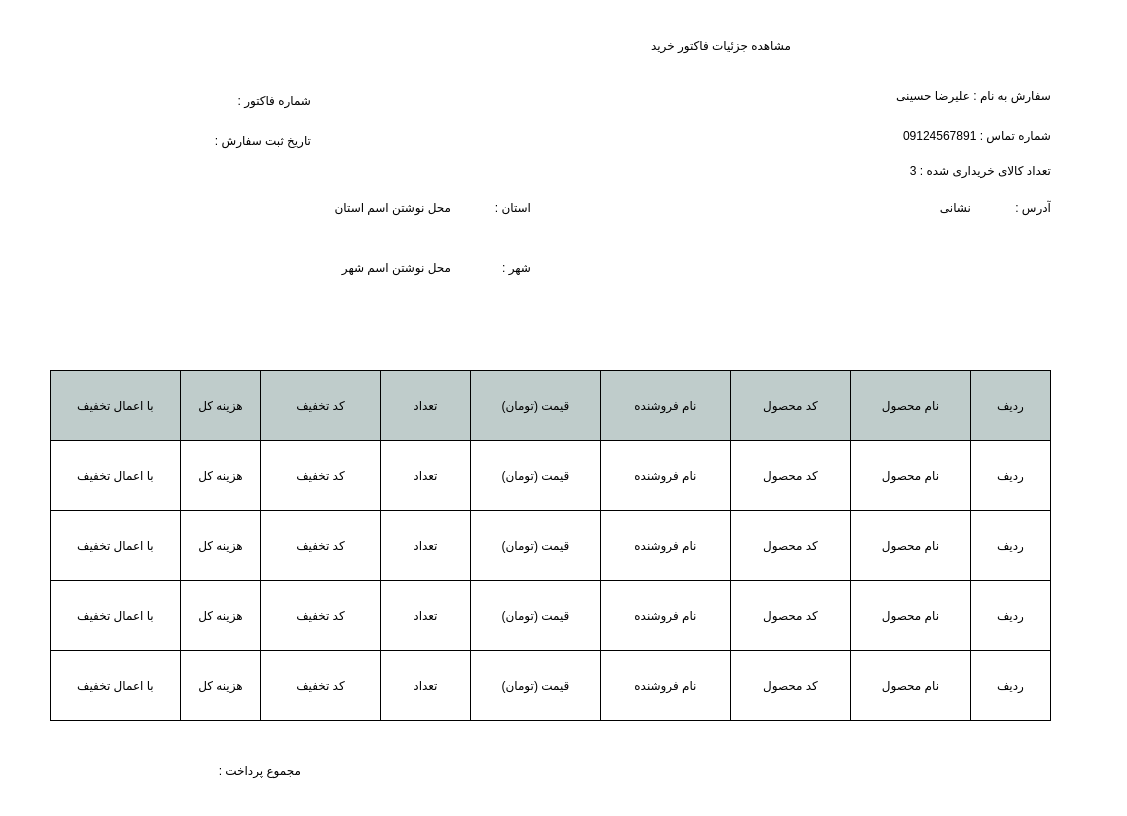
<?xml version="1.0" encoding="UTF-8"?>
<ui version="4.0">
 <class>mainWindow</class>
 <widget class="QDialog" name="mainWindow">
  <property name="geometry">
   <rect>
    <x>0</x>
    <y>0</y>
    <width>1127</width>
    <height>816</height>
   </rect>
  </property>
  <property name="windowTitle">
   <string>Dialog</string>
  </property>
  <property name="styleSheet">
   <string notr="true">#mainWindow{
background-color : #fff
}</string>
  </property>
  <widget class="QLabel" name="label">
   <property name="geometry">
    <rect>
     <x>350</x>
     <y>10</y>
     <width>441</width>
     <height>71</height>
    </rect>
   </property>
   <property name="styleSheet">
    <string notr="true">font: 28pt &quot;B narm&quot;;</string>
   </property>
   <property name="text">
    <string>مشاهده جزئیات فاکتور خرید</string>
   </property>
  </widget>
  <widget class="QLabel" name="label_2">
   <property name="geometry">
    <rect>
     <x>160</x>
     <y>80</y>
     <width>151</width>
     <height>41</height>
    </rect>
   </property>
   <property name="styleSheet">
    <string notr="true">font: 15pt &quot;B Nazanin&quot;;</string>
   </property>
   <property name="text">
    <string>شماره فاکتور :</string>
   </property>
  </widget>
  <widget class="QLabel" name="label_3">
   <property name="geometry">
    <rect>
     <x>150</x>
     <y>120</y>
     <width>161</width>
     <height>41</height>
    </rect>
   </property>
   <property name="styleSheet">
    <string notr="true">font: 15pt &quot;B Nazanin&quot;;</string>
   </property>
   <property name="text">
    <string>تاریخ ثبت سفارش :</string>
   </property>
  </widget>
  <widget class="QLabel" name="label_4">
   <property name="geometry">
    <rect>
     <x>140</x>
     <y>750</y>
     <width>161</width>
     <height>41</height>
    </rect>
   </property>
   <property name="styleSheet">
    <string notr="true">font: 15pt &quot;B Nazanin&quot;;</string>
   </property>
   <property name="text">
    <string>مجموع پرداخت :</string>
   </property>
  </widget>
  <widget class="QPushButton" name="pushButton">
   <property name="geometry">
    <rect>
     <x>850</x>
     <y>370</y>
     <width>121</width>
     <height>71</height>
    </rect>
   </property>
   <property name="styleSheet">
    <string notr="true">border:1px solid #000;
background-color: rgb(191, 204, 203);</string>
   </property>
   <property name="text">
    <string>نام محصول</string>
   </property>
  </widget>
  <widget class="QPushButton" name="pushButton_2">
   <property name="geometry">
    <rect>
     <x>730</x>
     <y>370</y>
     <width>121</width>
     <height>71</height>
    </rect>
   </property>
   <property name="styleSheet">
    <string notr="true">border:1px solid #000;
background-color: rgb(191, 204, 203);</string>
   </property>
   <property name="text">
    <string>کد محصول</string>
   </property>
  </widget>
  <widget class="QPushButton" name="pushButton_3">
   <property name="geometry">
    <rect>
     <x>600</x>
     <y>370</y>
     <width>131</width>
     <height>71</height>
    </rect>
   </property>
   <property name="styleSheet">
    <string notr="true">border:1px solid #000;
background-color: rgb(191, 204, 203);</string>
   </property>
   <property name="text">
    <string>نام فروشنده</string>
   </property>
  </widget>
  <widget class="QPushButton" name="pushButton_9">
   <property name="geometry">
    <rect>
     <x>50</x>
     <y>370</y>
     <width>131</width>
     <height>71</height>
    </rect>
   </property>
   <property name="styleSheet">
    <string notr="true">border:1px solid #000;
background-color: rgb(191, 204, 203);</string>
   </property>
   <property name="text">
    <string>با اعمال تخفیف</string>
   </property>
  </widget>
  <widget class="QPushButton" name="pushButton_7">
   <property name="geometry">
    <rect>
     <x>260</x>
     <y>370</y>
     <width>121</width>
     <height>71</height>
    </rect>
   </property>
   <property name="styleSheet">
    <string notr="true">border:1px solid #000;
background-color: rgb(191, 204, 203);</string>
   </property>
   <property name="text">
    <string>کد تخفیف</string>
   </property>
  </widget>
  <widget class="QPushButton" name="pushButton_8">
   <property name="geometry">
    <rect>
     <x>180</x>
     <y>370</y>
     <width>81</width>
     <height>71</height>
    </rect>
   </property>
   <property name="styleSheet">
    <string notr="true">border:1px solid #000;
background-color: rgb(191, 204, 203);</string>
   </property>
   <property name="text">
    <string>هزینه کل</string>
   </property>
  </widget>
  <widget class="QPushButton" name="pushButton_5">
   <property name="geometry">
    <rect>
     <x>470</x>
     <y>370</y>
     <width>131</width>
     <height>71</height>
    </rect>
   </property>
   <property name="styleSheet">
    <string notr="true">border:1px solid #000;
background-color: rgb(191, 204, 203);</string>
   </property>
   <property name="text">
    <string>قیمت (تومان)</string>
   </property>
  </widget>
  <widget class="QPushButton" name="pushButton_4">
   <property name="geometry">
    <rect>
     <x>970</x>
     <y>370</y>
     <width>81</width>
     <height>71</height>
    </rect>
   </property>
   <property name="styleSheet">
    <string notr="true">border:1px solid #000;
background-color: rgb(191, 204, 203);</string>
   </property>
   <property name="text">
    <string>ردیف</string>
   </property>
  </widget>
  <widget class="QPushButton" name="pushButton_6">
   <property name="geometry">
    <rect>
     <x>380</x>
     <y>370</y>
     <width>91</width>
     <height>71</height>
    </rect>
   </property>
   <property name="styleSheet">
    <string notr="true">border:1px solid #000;
background-color: rgb(191, 204, 203);</string>
   </property>
   <property name="text">
    <string>تعداد</string>
   </property>
  </widget>
  <widget class="QPushButton" name="pushButton_10">
   <property name="geometry">
    <rect>
     <x>970</x>
     <y>440</y>
     <width>81</width>
     <height>71</height>
    </rect>
   </property>
   <property name="styleSheet">
    <string notr="true">border:1px solid #000;
background-color: #fff;</string>
   </property>
   <property name="text">
    <string>ردیف</string>
   </property>
  </widget>
  <widget class="QPushButton" name="pushButton_11">
   <property name="geometry">
    <rect>
     <x>850</x>
     <y>440</y>
     <width>121</width>
     <height>71</height>
    </rect>
   </property>
   <property name="styleSheet">
    <string notr="true">border:1px solid #000;
background-color: #fff;</string>
   </property>
   <property name="text">
    <string>نام محصول</string>
   </property>
  </widget>
  <widget class="QPushButton" name="pushButton_12">
   <property name="geometry">
    <rect>
     <x>380</x>
     <y>440</y>
     <width>91</width>
     <height>71</height>
    </rect>
   </property>
   <property name="styleSheet">
    <string notr="true">border:1px solid #000;
background-color: #fff;</string>
   </property>
   <property name="text">
    <string>تعداد</string>
   </property>
  </widget>
  <widget class="QPushButton" name="pushButton_13">
   <property name="geometry">
    <rect>
     <x>260</x>
     <y>440</y>
     <width>121</width>
     <height>71</height>
    </rect>
   </property>
   <property name="styleSheet">
    <string notr="true">border:1px solid #000;
background-color: #fff;</string>
   </property>
   <property name="text">
    <string>کد تخفیف</string>
   </property>
  </widget>
  <widget class="QPushButton" name="pushButton_14">
   <property name="geometry">
    <rect>
     <x>180</x>
     <y>440</y>
     <width>81</width>
     <height>71</height>
    </rect>
   </property>
   <property name="styleSheet">
    <string notr="true">border:1px solid #000;
background-color: #fff;</string>
   </property>
   <property name="text">
    <string>هزینه کل</string>
   </property>
  </widget>
  <widget class="QPushButton" name="pushButton_15">
   <property name="geometry">
    <rect>
     <x>50</x>
     <y>440</y>
     <width>131</width>
     <height>71</height>
    </rect>
   </property>
   <property name="styleSheet">
    <string notr="true">border:1px solid #000;
background-color: #fff;</string>
   </property>
   <property name="text">
    <string>با اعمال تخفیف</string>
   </property>
  </widget>
  <widget class="QPushButton" name="pushButton_16">
   <property name="geometry">
    <rect>
     <x>470</x>
     <y>440</y>
     <width>131</width>
     <height>71</height>
    </rect>
   </property>
   <property name="styleSheet">
    <string notr="true">border:1px solid #000;
background-color: #fff;</string>
   </property>
   <property name="text">
    <string>قیمت (تومان)</string>
   </property>
  </widget>
  <widget class="QPushButton" name="pushButton_17">
   <property name="geometry">
    <rect>
     <x>600</x>
     <y>440</y>
     <width>131</width>
     <height>71</height>
    </rect>
   </property>
   <property name="styleSheet">
    <string notr="true">border:1px solid #000;
background-color: #fff;</string>
   </property>
   <property name="text">
    <string>نام فروشنده</string>
   </property>
  </widget>
  <widget class="QPushButton" name="pushButton_18">
   <property name="geometry">
    <rect>
     <x>730</x>
     <y>440</y>
     <width>121</width>
     <height>71</height>
    </rect>
   </property>
   <property name="styleSheet">
    <string notr="true">border:1px solid #000;
background-color: #fff;</string>
   </property>
   <property name="text">
    <string>کد محصول</string>
   </property>
  </widget>
  <widget class="QPushButton" name="pushButton_19">
   <property name="geometry">
    <rect>
     <x>470</x>
     <y>510</y>
     <width>131</width>
     <height>71</height>
    </rect>
   </property>
   <property name="styleSheet">
    <string notr="true">border:1px solid #000;
background-color: #fff;</string>
   </property>
   <property name="text">
    <string>قیمت (تومان)</string>
   </property>
  </widget>
  <widget class="QPushButton" name="pushButton_20">
   <property name="geometry">
    <rect>
     <x>380</x>
     <y>510</y>
     <width>91</width>
     <height>71</height>
    </rect>
   </property>
   <property name="styleSheet">
    <string notr="true">border:1px solid #000;
background-color: #fff;</string>
   </property>
   <property name="text">
    <string>تعداد</string>
   </property>
  </widget>
  <widget class="QPushButton" name="pushButton_21">
   <property name="geometry">
    <rect>
     <x>850</x>
     <y>510</y>
     <width>121</width>
     <height>71</height>
    </rect>
   </property>
   <property name="styleSheet">
    <string notr="true">border:1px solid #000;
background-color: #fff;</string>
   </property>
   <property name="text">
    <string>نام محصول</string>
   </property>
  </widget>
  <widget class="QPushButton" name="pushButton_22">
   <property name="geometry">
    <rect>
     <x>600</x>
     <y>510</y>
     <width>131</width>
     <height>71</height>
    </rect>
   </property>
   <property name="styleSheet">
    <string notr="true">border:1px solid #000;
background-color: #fff;</string>
   </property>
   <property name="text">
    <string>نام فروشنده</string>
   </property>
  </widget>
  <widget class="QPushButton" name="pushButton_23">
   <property name="geometry">
    <rect>
     <x>730</x>
     <y>510</y>
     <width>121</width>
     <height>71</height>
    </rect>
   </property>
   <property name="styleSheet">
    <string notr="true">border:1px solid #000;
background-color: #fff;</string>
   </property>
   <property name="text">
    <string>کد محصول</string>
   </property>
  </widget>
  <widget class="QPushButton" name="pushButton_24">
   <property name="geometry">
    <rect>
     <x>180</x>
     <y>510</y>
     <width>81</width>
     <height>71</height>
    </rect>
   </property>
   <property name="styleSheet">
    <string notr="true">border:1px solid #000;
background-color: #fff;</string>
   </property>
   <property name="text">
    <string>هزینه کل</string>
   </property>
  </widget>
  <widget class="QPushButton" name="pushButton_25">
   <property name="geometry">
    <rect>
     <x>50</x>
     <y>510</y>
     <width>131</width>
     <height>71</height>
    </rect>
   </property>
   <property name="styleSheet">
    <string notr="true">border:1px solid #000;
background-color: #fff;</string>
   </property>
   <property name="text">
    <string>با اعمال تخفیف</string>
   </property>
  </widget>
  <widget class="QPushButton" name="pushButton_26">
   <property name="geometry">
    <rect>
     <x>970</x>
     <y>510</y>
     <width>81</width>
     <height>71</height>
    </rect>
   </property>
   <property name="styleSheet">
    <string notr="true">border:1px solid #000;
background-color: #fff;</string>
   </property>
   <property name="text">
    <string>ردیف</string>
   </property>
  </widget>
  <widget class="QPushButton" name="pushButton_27">
   <property name="geometry">
    <rect>
     <x>260</x>
     <y>510</y>
     <width>121</width>
     <height>71</height>
    </rect>
   </property>
   <property name="styleSheet">
    <string notr="true">border:1px solid #000;
background-color: #fff;</string>
   </property>
   <property name="text">
    <string>کد تخفیف</string>
   </property>
  </widget>
  <widget class="QLabel" name="count_lbl">
   <property name="geometry">
    <rect>
     <x>770</x>
     <y>160</y>
     <width>281</width>
     <height>20</height>
    </rect>
   </property>
   <property name="styleSheet">
    <string notr="true">font: 14pt &quot;B Nazanin&quot;;</string>
   </property>
   <property name="text">
    <string>تعداد کالای خریداری شده : 3 </string>
   </property>
  </widget>
  <widget class="QPushButton" name="pushButton_28">
   <property name="geometry">
    <rect>
     <x>850</x>
     <y>650</y>
     <width>121</width>
     <height>71</height>
    </rect>
   </property>
   <property name="styleSheet">
    <string notr="true">border:1px solid #000;
background-color: #fff;</string>
   </property>
   <property name="text">
    <string>نام محصول</string>
   </property>
  </widget>
  <widget class="QPushButton" name="pushButton_29">
   <property name="geometry">
    <rect>
     <x>970</x>
     <y>650</y>
     <width>81</width>
     <height>71</height>
    </rect>
   </property>
   <property name="styleSheet">
    <string notr="true">border:1px solid #000;
background-color: #fff;</string>
   </property>
   <property name="text">
    <string>ردیف</string>
   </property>
  </widget>
  <widget class="QPushButton" name="pushButton_30">
   <property name="geometry">
    <rect>
     <x>730</x>
     <y>650</y>
     <width>121</width>
     <height>71</height>
    </rect>
   </property>
   <property name="styleSheet">
    <string notr="true">border:1px solid #000;
background-color: #fff;</string>
   </property>
   <property name="text">
    <string>کد محصول</string>
   </property>
  </widget>
  <widget class="QPushButton" name="pushButton_31">
   <property name="geometry">
    <rect>
     <x>470</x>
     <y>580</y>
     <width>131</width>
     <height>71</height>
    </rect>
   </property>
   <property name="styleSheet">
    <string notr="true">border:1px solid #000;
background-color: #fff;</string>
   </property>
   <property name="text">
    <string>قیمت (تومان)</string>
   </property>
  </widget>
  <widget class="QPushButton" name="pushButton_32">
   <property name="geometry">
    <rect>
     <x>50</x>
     <y>580</y>
     <width>131</width>
     <height>71</height>
    </rect>
   </property>
   <property name="styleSheet">
    <string notr="true">border:1px solid #000;
background-color: #fff;</string>
   </property>
   <property name="text">
    <string>با اعمال تخفیف</string>
   </property>
  </widget>
  <widget class="QPushButton" name="pushButton_33">
   <property name="geometry">
    <rect>
     <x>850</x>
     <y>580</y>
     <width>121</width>
     <height>71</height>
    </rect>
   </property>
   <property name="styleSheet">
    <string notr="true">border:1px solid #000;
background-color: #fff;</string>
   </property>
   <property name="text">
    <string>نام محصول</string>
   </property>
  </widget>
  <widget class="QPushButton" name="pushButton_34">
   <property name="geometry">
    <rect>
     <x>600</x>
     <y>580</y>
     <width>131</width>
     <height>71</height>
    </rect>
   </property>
   <property name="styleSheet">
    <string notr="true">border:1px solid #000;
background-color: #fff;</string>
   </property>
   <property name="text">
    <string>نام فروشنده</string>
   </property>
  </widget>
  <widget class="QPushButton" name="pushButton_35">
   <property name="geometry">
    <rect>
     <x>50</x>
     <y>650</y>
     <width>131</width>
     <height>71</height>
    </rect>
   </property>
   <property name="styleSheet">
    <string notr="true">border:1px solid #000;
background-color: #fff;</string>
   </property>
   <property name="text">
    <string>با اعمال تخفیف</string>
   </property>
  </widget>
  <widget class="QPushButton" name="pushButton_36">
   <property name="geometry">
    <rect>
     <x>180</x>
     <y>650</y>
     <width>81</width>
     <height>71</height>
    </rect>
   </property>
   <property name="styleSheet">
    <string notr="true">border:1px solid #000;
background-color: #fff;</string>
   </property>
   <property name="text">
    <string>هزینه کل</string>
   </property>
  </widget>
  <widget class="QPushButton" name="pushButton_37">
   <property name="geometry">
    <rect>
     <x>180</x>
     <y>580</y>
     <width>81</width>
     <height>71</height>
    </rect>
   </property>
   <property name="styleSheet">
    <string notr="true">border:1px solid #000;
background-color: #fff;</string>
   </property>
   <property name="text">
    <string>هزینه کل</string>
   </property>
  </widget>
  <widget class="QPushButton" name="pushButton_38">
   <property name="geometry">
    <rect>
     <x>730</x>
     <y>580</y>
     <width>121</width>
     <height>71</height>
    </rect>
   </property>
   <property name="styleSheet">
    <string notr="true">border:1px solid #000;
background-color: #fff;</string>
   </property>
   <property name="text">
    <string>کد محصول</string>
   </property>
  </widget>
  <widget class="QPushButton" name="pushButton_39">
   <property name="geometry">
    <rect>
     <x>260</x>
     <y>650</y>
     <width>121</width>
     <height>71</height>
    </rect>
   </property>
   <property name="styleSheet">
    <string notr="true">border:1px solid #000;
background-color: #fff;</string>
   </property>
   <property name="text">
    <string>کد تخفیف</string>
   </property>
  </widget>
  <widget class="QPushButton" name="pushButton_40">
   <property name="geometry">
    <rect>
     <x>260</x>
     <y>580</y>
     <width>121</width>
     <height>71</height>
    </rect>
   </property>
   <property name="styleSheet">
    <string notr="true">border:1px solid #000;
background-color: #fff;</string>
   </property>
   <property name="text">
    <string>کد تخفیف</string>
   </property>
  </widget>
  <widget class="QPushButton" name="pushButton_41">
   <property name="geometry">
    <rect>
     <x>380</x>
     <y>650</y>
     <width>91</width>
     <height>71</height>
    </rect>
   </property>
   <property name="styleSheet">
    <string notr="true">border:1px solid #000;
background-color: #fff;</string>
   </property>
   <property name="text">
    <string>تعداد</string>
   </property>
  </widget>
  <widget class="QPushButton" name="pushButton_42">
   <property name="geometry">
    <rect>
     <x>380</x>
     <y>580</y>
     <width>91</width>
     <height>71</height>
    </rect>
   </property>
   <property name="styleSheet">
    <string notr="true">border:1px solid #000;
background-color: #fff;</string>
   </property>
   <property name="text">
    <string>تعداد</string>
   </property>
  </widget>
  <widget class="QPushButton" name="pushButton_43">
   <property name="geometry">
    <rect>
     <x>470</x>
     <y>650</y>
     <width>131</width>
     <height>71</height>
    </rect>
   </property>
   <property name="styleSheet">
    <string notr="true">border:1px solid #000;
background-color: #fff;</string>
   </property>
   <property name="text">
    <string>قیمت (تومان)</string>
   </property>
  </widget>
  <widget class="QPushButton" name="pushButton_44">
   <property name="geometry">
    <rect>
     <x>600</x>
     <y>650</y>
     <width>131</width>
     <height>71</height>
    </rect>
   </property>
   <property name="styleSheet">
    <string notr="true">border:1px solid #000;
background-color: #fff;</string>
   </property>
   <property name="text">
    <string>نام فروشنده</string>
   </property>
  </widget>
  <widget class="QPushButton" name="pushButton_45">
   <property name="geometry">
    <rect>
     <x>970</x>
     <y>580</y>
     <width>81</width>
     <height>71</height>
    </rect>
   </property>
   <property name="styleSheet">
    <string notr="true">border:1px solid #000;
background-color: #fff;</string>
   </property>
   <property name="text">
    <string>ردیف</string>
   </property>
  </widget>
  <widget class="QLabel" name="label_5">
   <property name="geometry">
    <rect>
     <x>460</x>
     <y>260</y>
     <width>71</width>
     <height>51</height>
    </rect>
   </property>
   <property name="styleSheet">
    <string notr="true">font: bold 18pt &quot;B Nazanin&quot;;</string>
   </property>
   <property name="text">
    <string>شهر :</string>
   </property>
   <property name="alignment">
    <set>Qt::AlignLeading|Qt::AlignLeft|Qt::AlignTop</set>
   </property>
  </widget>
  <widget class="QLabel" name="label_6">
   <property name="geometry">
    <rect>
     <x>960</x>
     <y>200</y>
     <width>91</width>
     <height>51</height>
    </rect>
   </property>
   <property name="styleSheet">
    <string notr="true">font: bold 18pt &quot;B Nazanin&quot;;</string>
   </property>
   <property name="text">
    <string>آدرس :</string>
   </property>
   <property name="alignment">
    <set>Qt::AlignLeading|Qt::AlignLeft|Qt::AlignTop</set>
   </property>
  </widget>
  <widget class="QLabel" name="city_lbl">
   <property name="geometry">
    <rect>
     <x>-10</x>
     <y>260</y>
     <width>461</width>
     <height>51</height>
    </rect>
   </property>
   <property name="styleSheet">
    <string notr="true">font: bold 18pt &quot;B Nazanin&quot;;</string>
   </property>
   <property name="text">
    <string>محل نوشتن اسم شهر</string>
   </property>
   <property name="alignment">
    <set>Qt::AlignLeading|Qt::AlignLeft|Qt::AlignTop</set>
   </property>
  </widget>
  <widget class="QLabel" name="Adress_lbl">
   <property name="geometry">
    <rect>
     <x>590</x>
     <y>200</y>
     <width>381</width>
     <height>131</height>
    </rect>
   </property>
   <property name="styleSheet">
    <string notr="true">font: bold 18pt &quot;B Nazanin&quot;;</string>
   </property>
   <property name="text">
    <string>نشانی</string>
   </property>
   <property name="scaledContents">
    <bool>false</bool>
   </property>
   <property name="alignment">
    <set>Qt::AlignLeading|Qt::AlignLeft|Qt::AlignTop</set>
   </property>
   <property name="wordWrap">
    <bool>true</bool>
   </property>
  </widget>
  <widget class="QLabel" name="state_lbl">
   <property name="geometry">
    <rect>
     <x>0</x>
     <y>200</y>
     <width>451</width>
     <height>51</height>
    </rect>
   </property>
   <property name="styleSheet">
    <string notr="true">font: bold 18pt &quot;B Nazanin&quot;;</string>
   </property>
   <property name="text">
    <string>محل نوشتن اسم استان</string>
   </property>
   <property name="alignment">
    <set>Qt::AlignLeading|Qt::AlignLeft|Qt::AlignTop</set>
   </property>
  </widget>
  <widget class="QLabel" name="label_7">
   <property name="geometry">
    <rect>
     <x>460</x>
     <y>200</y>
     <width>71</width>
     <height>51</height>
    </rect>
   </property>
   <property name="styleSheet">
    <string notr="true">font: bold 18pt &quot;B Nazanin&quot;;</string>
   </property>
   <property name="text">
    <string>استان : </string>
   </property>
   <property name="alignment">
    <set>Qt::AlignLeading|Qt::AlignLeft|Qt::AlignTop</set>
   </property>
  </widget>
  <widget class="QLabel" name="count_lbl_2">
   <property name="geometry">
    <rect>
     <x>770</x>
     <y>80</y>
     <width>281</width>
     <height>31</height>
    </rect>
   </property>
   <property name="styleSheet">
    <string notr="true">font: 14pt &quot;B Nazanin&quot;;</string>
   </property>
   <property name="text">
    <string>سفارش به نام : علیرضا حسینی</string>
   </property>
  </widget>
  <widget class="QLabel" name="count_lbl_3">
   <property name="geometry">
    <rect>
     <x>770</x>
     <y>120</y>
     <width>281</width>
     <height>31</height>
    </rect>
   </property>
   <property name="styleSheet">
    <string notr="true">font: 14pt &quot;B Nazanin&quot;;</string>
   </property>
   <property name="text">
    <string>شماره تماس : 09124567891</string>
   </property>
  </widget>
 </widget>
 <resources/>
 <connections/>
</ui>
